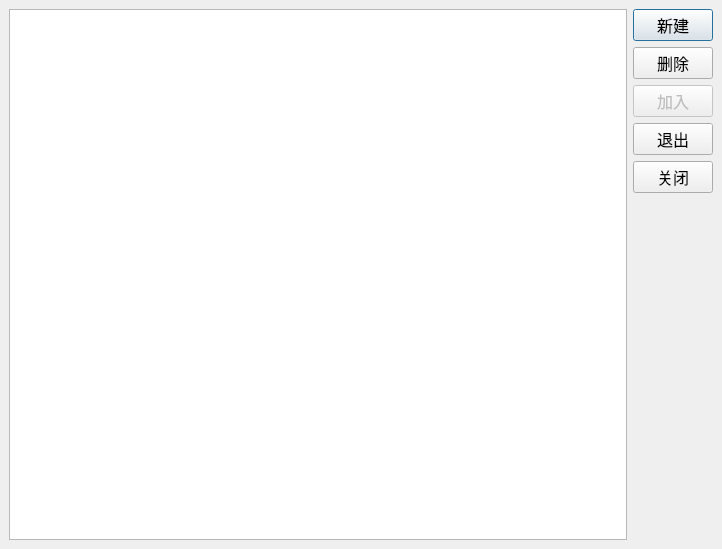
<ui version="4.0" >
 <class>SynonymDlgClass</class>
 <widget class="QDialog" name="SynonymDlgClass" >
  <property name="geometry" >
   <rect>
    <x>0</x>
    <y>0</y>
    <width>722</width>
    <height>549</height>
   </rect>
  </property>
  <property name="font" >
   <font>
    <family>宋体</family>
    <pointsize>12</pointsize>
   </font>
  </property>
  <property name="windowTitle" >
   <string>SynonymDlg</string>
  </property>
  <layout class="QHBoxLayout" >
   <property name="margin" >
    <number>9</number>
   </property>
   <property name="spacing" >
    <number>6</number>
   </property>
   <item>
    <widget class="QTableView" name="tableView" />
   </item>
   <item>
    <layout class="QVBoxLayout" >
     <property name="margin" >
      <number>0</number>
     </property>
     <property name="spacing" >
      <number>6</number>
     </property>
     <item>
      <widget class="QPushButton" name="buttonNew" >
       <property name="text" >
        <string>新建</string>
       </property>
      </widget>
     </item>
     <item>
      <widget class="QPushButton" name="buttonDel" >
       <property name="text" >
        <string>删除</string>
       </property>
      </widget>
     </item>
     <item>
      <widget class="QPushButton" name="buttonJoin" >
       <property name="enabled" >
        <bool>false</bool>
       </property>
       <property name="text" >
        <string>加入</string>
       </property>
       <property name="icon" >
        <iconset resource="Entrance.qrc" >:/Entrance/Images/Add.png</iconset>
       </property>
       <property name="iconSize" >
        <size>
         <width>32</width>
         <height>32</height>
        </size>
       </property>
      </widget>
     </item>
     <item>
      <widget class="QPushButton" name="buttonLeave" >
       <property name="text" >
        <string>退出</string>
       </property>
      </widget>
     </item>
     <item>
      <widget class="QPushButton" name="buttonClose" >
       <property name="text" >
        <string>关闭</string>
       </property>
      </widget>
     </item>
     <item>
      <spacer>
       <property name="orientation" >
        <enum>Qt::Vertical</enum>
       </property>
       <property name="sizeHint" >
        <size>
         <width>78</width>
         <height>91</height>
        </size>
       </property>
      </spacer>
     </item>
    </layout>
   </item>
  </layout>
 </widget>
 <layoutdefault spacing="6" margin="11" />
 <resources>
  <include location="Entrance.qrc" />
 </resources>
 <connections/>
</ui>
